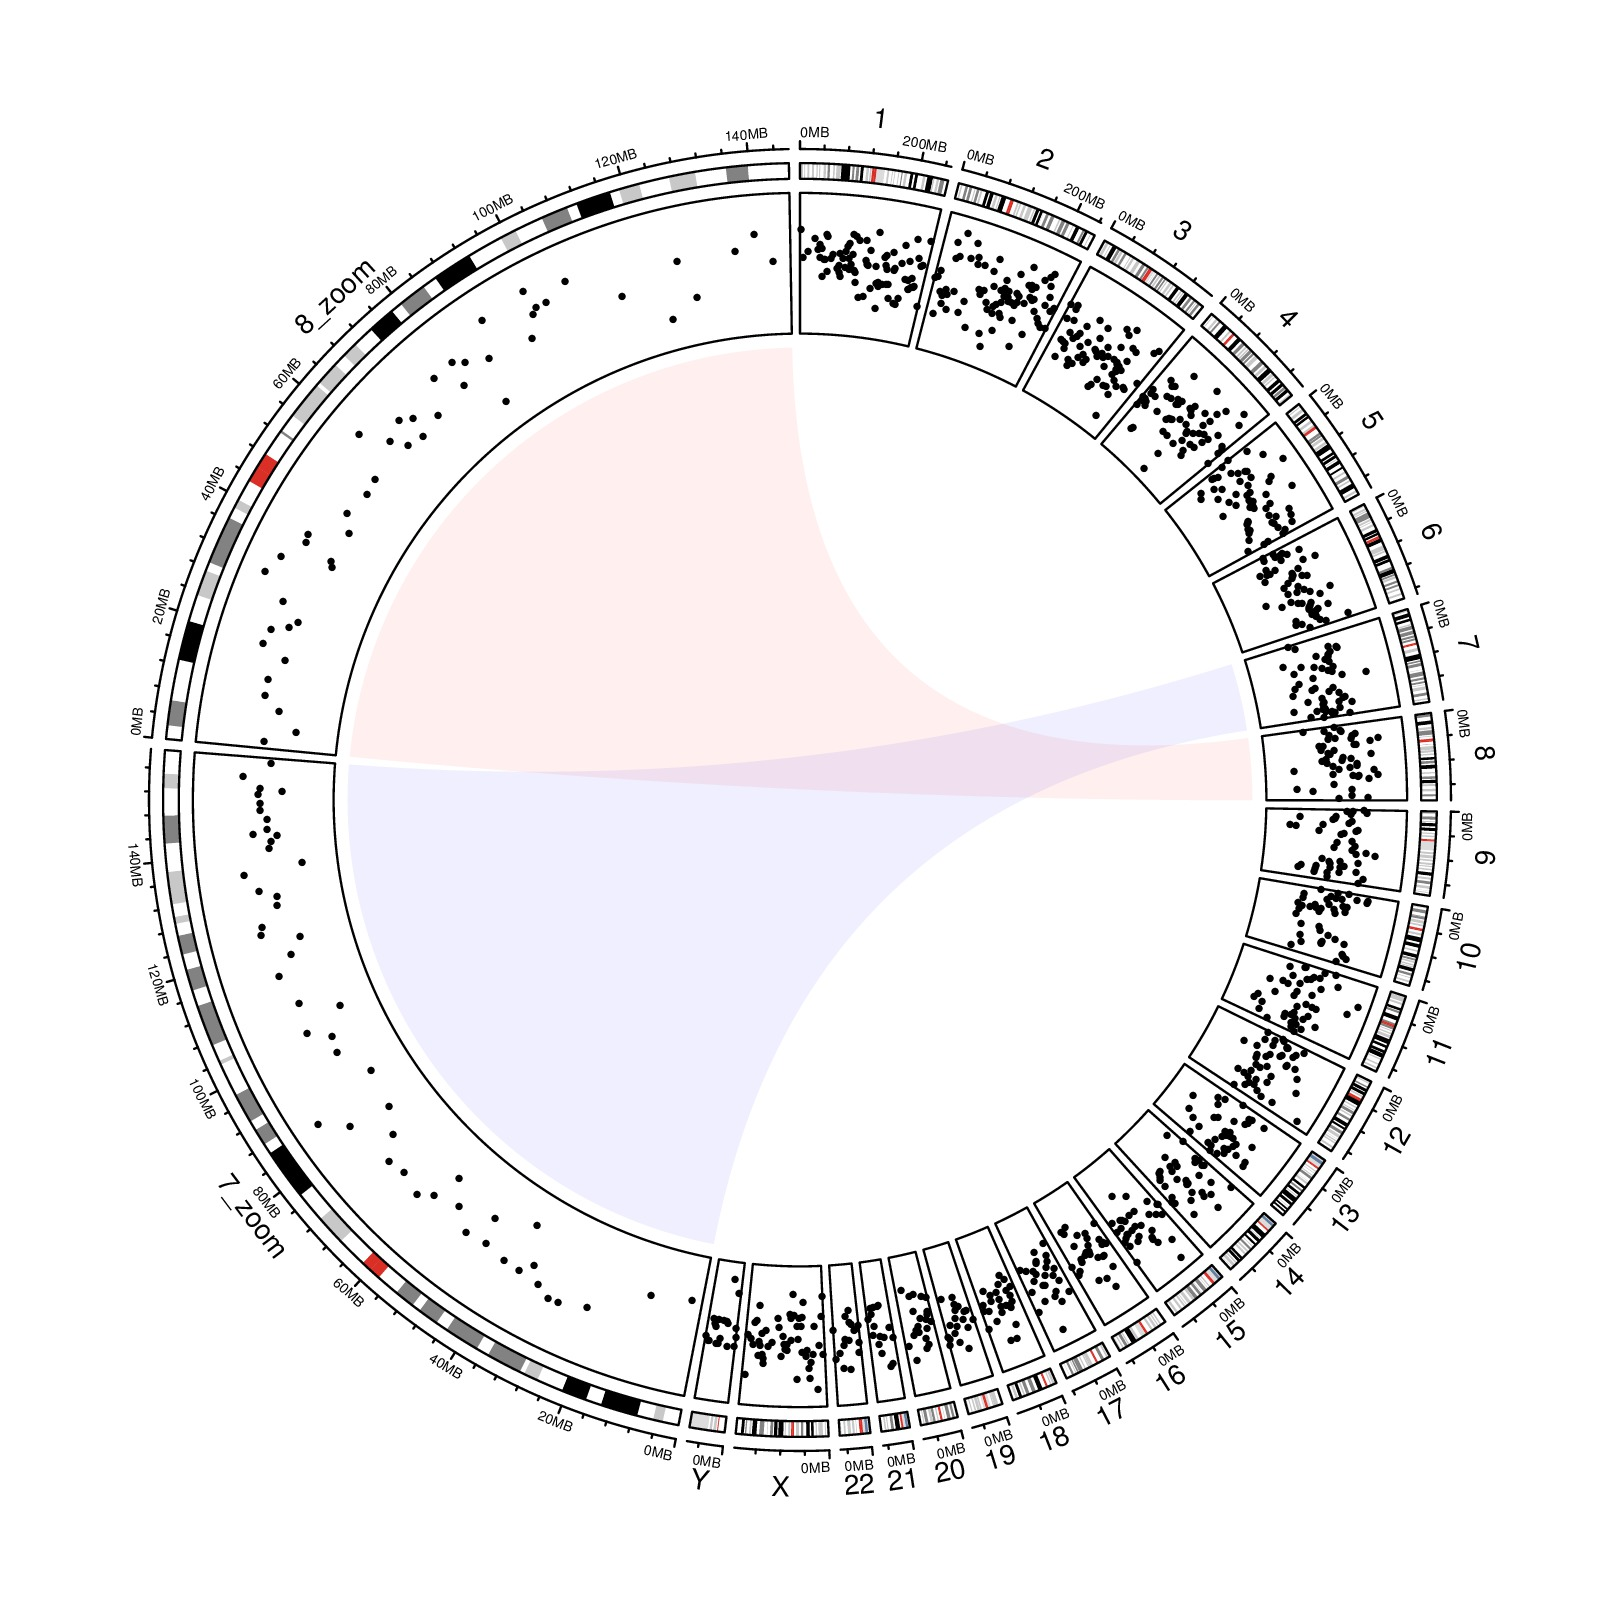

Write R code to recreate this figure.
library(circlize)

cytoband = read.cytoband()
df = cytoband$df
chromosome = cytoband$chromosome
chr.len = cytoband$chr.len

df_zoom = df[df[[1]] %in% c("chr7", "chr8"), ]
df_zoom[[1]] = paste0(df_zoom[[1]], "_zoom")
df = rbind(df, df_zoom)

bed = generateRandomBed(nr = 1000)
bed_zoom = bed[bed[[1]] %in% c("chr7", "chr8"), ]
bed_zoom[[1]] = paste0(bed_zoom[[1]], "_zoom")
bed = rbind(bed, bed_zoom)

circos.par(start.degree = 90)
circos.initializeWithIdeogram(df, sort.chr = FALSE, sector.width = c(chr.len/sum(chr.len), 0.5, 0.5))
circos.genomicTrackPlotRegion(bed, panel.fun = function(region, value, ...) {
	circos.genomicPoints(region, value, pch = 16, cex = 0.5)
})

circos.link("chr7", get.cell.meta.data("cell.xlim", sector.index = "chr7"),
            "chr7_zoom", get.cell.meta.data("cell.xlim", sector.index = "chr7_zoom"), 
			col = "#0000FF10", border = NA)
circos.link("chr8", get.cell.meta.data("cell.xlim", sector.index = "chr8"),
            "chr8_zoom", get.cell.meta.data("cell.xlim", sector.index = "chr8_zoom"), 
			col = "#FF000010", border = NA)
circos.clear()       
     
